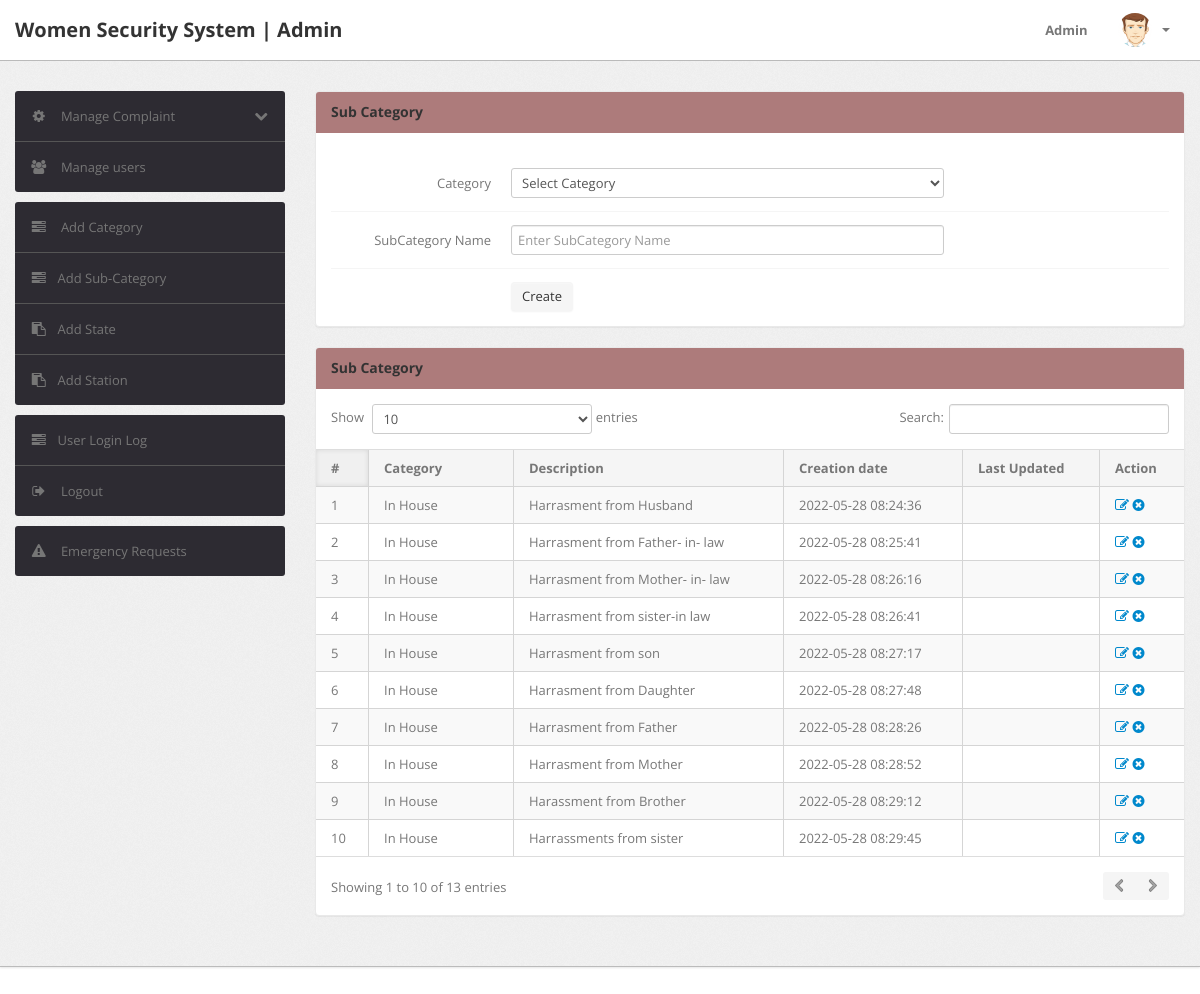
Page /admin/subcategory.php (signed in) on the committed database.
### tables this page shows
CREATE TABLE `subcategory` (
  `id` int(11) NOT NULL,
  `categoryid` int(11) NOT NULL,
  `subcategory` varchar(255) NOT NULL,
  `creationDate` timestamp NOT NULL DEFAULT current_timestamp(),
  `updationDate` varchar(255) DEFAULT NULL
);

CREATE TABLE `category` (
  `id` int(11) NOT NULL,
  `categoryName` varchar(255) NOT NULL,
  `categoryDescription` longtext NOT NULL,
  `creationDate` timestamp NOT NULL DEFAULT current_timestamp(),
  `updationDate` varchar(255) DEFAULT NULL
);

### admin/subcategory.php (the view, shortened to what this page needs)
<?php
include('include/config.php');
if(strlen($_SESSION['alogin'])==0)
	{
header('location:index.php');
}
else{
?>
<!DOCTYPE html>
<html lang="en">
<head>
	<link type="text/css" href="bootstrap/css/bootstrap.min.css" rel="stylesheet">
	<link type="text/css" href="bootstrap/css/bootstrap-responsive.min.css" rel="stylesheet">
	<link type="text/css" href="css/theme.css" rel="stylesheet">
	<link type="text/css" href="images/icons/css/font-awesome.css" rel="stylesheet">
</head>
<body>
<?php include('include/header.php');?>
	<div class="wrapper">
		<div class="container">
			<div class="row">
<?php include('include/sidebar.php');?>
			<div class="span9">
					<div class="content">
						<div class="module">
							<div class="module-head">
								<h3>Sub Category</h3>
							</div>
							<div class="module-body">
									<br />
			<form class="form-horizontal row-fluid" name="subcategory" method="post" >
<div class="control-group">
<label class="control-label" for="basicinput">Category</label>
<div class="controls">
<select name="category" class="span8 tip" required>
<option value="">Select Category</option>
</select>
</div>
</div>
<div class="control-group">
<label class="control-label" for="basicinput">SubCategory Name</label>
<div class="controls">
<input type="text" placeholder="Enter SubCategory Name"  name="subcategory" class="span8 tip" required>
</div>
</div>
	<div class="control-group">
											<div class="controls">
												<button type="submit" name="submit" class="btn">Create</button>
											</div>
										</div>
									</form>
							</div>
						</div>
	<div class="module">
							<div class="module-head">
								<h3>Sub Category</h3>
							</div>
							<div class="module-body table">
								<table cellpadding="0" cellspacing="0" border="0" class="datatable-1 table table-bordered table-striped	 display" width="100%">
									<thead>
										<tr>
											<th>#</th>
											<th>Category</th>
											<th>Description</th>
											<th>Creation date</th>
											<th>Last Updated</th>
											<th>Action</th>
										</tr>
									</thead>
									<tbody>
<?php $query=mysqli_query($bd, "select subcategory.id,category.categoryName,subcategory.subcategory,subcategory.creationDate,subcategory.updationDate from subcategory join category on category.id=subcategory.categoryid");
$cnt=1;
while($row=mysqli_fetch_array($query))
{
?>
										<tr>
											<td><?php echo htmlentities($cnt);?></td>
											<td><?php echo htmlentities($row['categoryName']);?></td>
											<td><?php echo htmlentities($row['subcategory']);?></td>
											<td> <?php echo htmlentities($row['creationDate']);?></td>
											<td><?php echo htmlentities($row['updationDate']);?></td>
											<td>
											<a href="edit-subcategory.php?id=<?php echo $row['id']?>" ><i class="icon-edit"></i></a>
											<a href="subcategory.php?id=<?php echo $row['id']?>&del=delete" onClick="return confirm('Are you sure you want to delete?')"><i class="icon-remove-sign"></i></a></td>
										</tr>
										<?php $cnt=$cnt+1; } ?>
								</table>
							</div>
						</div>
					</div>
				</div>
			</div>
		</div>
	</div>
<?php include('include/footer.php');?>
</body>
<?php } ?>

### rows in the picture
subcategory: categoryid.categoryName "In House", subcategory "Harrasment from Husband", creationDate "2022-05-28 08:24:36"
subcategory: categoryid.categoryName "In House", subcategory "Harrasment from Father- in- law", creationDate "2022-05-28 08:25:41"
subcategory: categoryid.categoryName "In House", subcategory "Harrasment from Mother- in- law", creationDate "2022-05-28 08:26:16"
subcategory: categoryid.categoryName "In House", subcategory "Harrasment from sister-in law", creationDate "2022-05-28 08:26:41"
subcategory: categoryid.categoryName "In House", subcategory "Harrasment from son", creationDate "2022-05-28 08:27:17"
subcategory: categoryid.categoryName "In House", subcategory "Harrasment from Daughter", creationDate "2022-05-28 08:27:48"
subcategory: categoryid.categoryName "In House", subcategory "Harrasment from Father", creationDate "2022-05-28 08:28:26"
subcategory: categoryid.categoryName "In House", subcategory "Harrasment from Mother", creationDate "2022-05-28 08:28:52"
subcategory: categoryid.categoryName "In House", subcategory "Harassment from Brother", creationDate "2022-05-28 08:29:12"
subcategory: categoryid.categoryName "In House", subcategory "Harrassments from sister", creationDate "2022-05-28 08:29:45"
